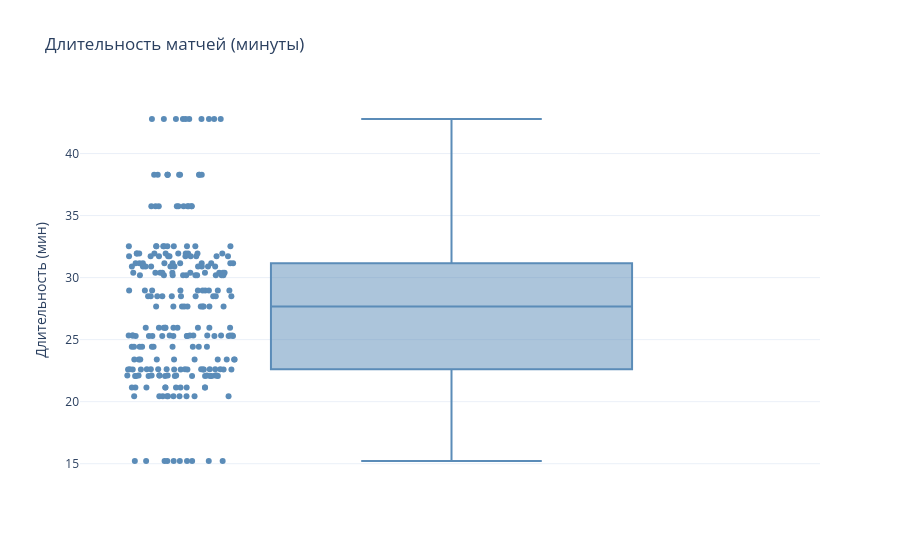

The code cell stored with this chart in its notebook:
### Markdown cell above
Визуализируем длительность матчей

### Code cell
# Строим диаграмму размаха длительности матчей
match_duration_spread = px.box(
    final_df,
    y="game_duration_min",
    title="Длительность матчей (минуты)",
    labels={"game_duration_min": "Длительность (мин)"},
    points="all",
    color_discrete_sequence=["#5B8CB8"]
)
match_duration_spread.update_layout(template="plotly_white")

### Figure 1 — Plotly figure (JSON) as saved in the notebook; plotly's stock layout.template omitted (floating-point values rounded to 4 significant figures; data arrays with more than 128 entries replaced by an {"elided": "..."} marker saying what was removed)
{"data": [{"alignmentgroup": "True", "boxpoints": "all", "hovertemplate": "Длительность (мин)=%{y}<extra></extra>", "legendgroup": "", "marker": {"color": "#5B8CB8"}, "name": "", "notched": false, "offsetgroup": "", "orientation": "v", "showlegend": false, "type": "box", "x0": " ", "xaxis": "x", "y": {"elided": "250 float values"}, "y0": " ", "yaxis": "y"}], "layout": {"boxmode": "group", "legend": {"tracegroupgap": 0}, "title": {"text": "Длительность матчей (минуты)"}, "xaxis": {"anchor": "y", "domain": [0, 1]}, "yaxis": {"anchor": "x", "domain": [0, 1], "title": {"text": "Длительность (мин)"}}}}
